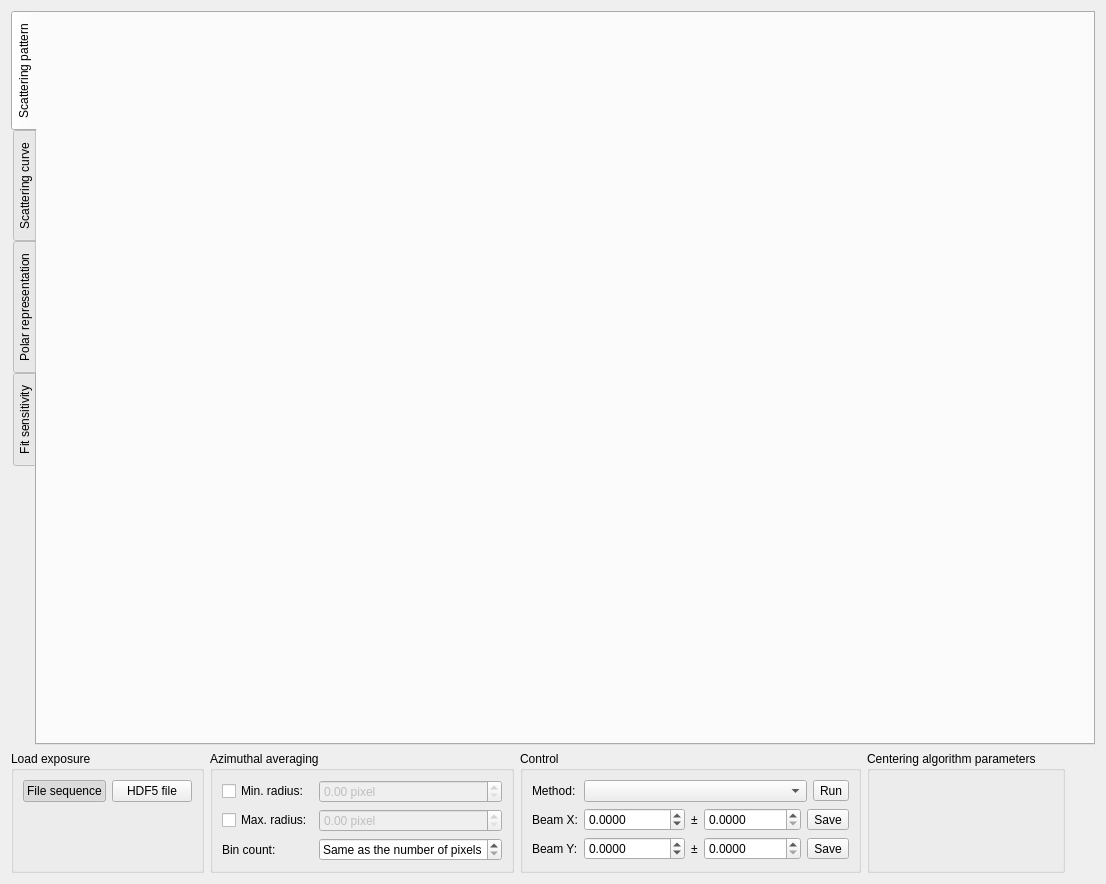
<?xml version="1.0" encoding="UTF-8"?>
<ui version="4.0">
 <class>Form</class>
 <widget class="QWidget" name="Form">
  <property name="geometry">
   <rect>
    <x>0</x>
    <y>0</y>
    <width>1106</width>
    <height>884</height>
   </rect>
  </property>
  <property name="windowTitle">
   <string>Beam Centering</string>
  </property>
  <property name="windowIcon">
   <iconset resource="../../../resource/icons/icons.qrc">
    <normaloff>:/icons/centering.svg</normaloff>:/icons/centering.svg</iconset>
  </property>
  <layout class="QVBoxLayout" name="verticalLayout">
   <item>
    <widget class="QTabWidget" name="tabWidget">
     <property name="sizePolicy">
      <sizepolicy hsizetype="Expanding" vsizetype="Expanding">
       <horstretch>1</horstretch>
       <verstretch>1</verstretch>
      </sizepolicy>
     </property>
     <property name="tabPosition">
      <enum>QTabWidget::West</enum>
     </property>
     <property name="currentIndex">
      <number>0</number>
     </property>
     <widget class="QWidget" name="patternTab">
      <attribute name="title">
       <string>Scattering pattern</string>
      </attribute>
     </widget>
     <widget class="QWidget" name="curveTab">
      <attribute name="title">
       <string>Scattering curve</string>
      </attribute>
     </widget>
     <widget class="QWidget" name="polarTab">
      <attribute name="title">
       <string>Polar representation</string>
      </attribute>
     </widget>
     <widget class="QWidget" name="fitsensitivityTab">
      <attribute name="title">
       <string>Fit sensitivity</string>
      </attribute>
      <layout class="QVBoxLayout" name="verticalLayout_3">
       <item>
        <layout class="QVBoxLayout" name="sensitivityFigureVerticalLayout"/>
       </item>
       <item>
        <layout class="QGridLayout" name="gridLayout_4">
         <item row="1" column="0">
          <widget class="QLabel" name="label_7">
           <property name="sizePolicy">
            <sizepolicy hsizetype="Preferred" vsizetype="Fixed">
             <horstretch>0</horstretch>
             <verstretch>0</verstretch>
            </sizepolicy>
           </property>
           <property name="text">
            <string>Beam Y interval half width:</string>
           </property>
          </widget>
         </item>
         <item row="0" column="1">
          <widget class="QDoubleSpinBox" name="sensitivityColumnHalfWidthDoubleSpinBox">
           <property name="minimum">
            <double>0.010000000000000</double>
           </property>
           <property name="value">
            <double>1.000000000000000</double>
           </property>
          </widget>
         </item>
         <item row="0" column="2">
          <widget class="QLabel" name="label_9">
           <property name="sizePolicy">
            <sizepolicy hsizetype="Preferred" vsizetype="Fixed">
             <horstretch>0</horstretch>
             <verstretch>0</verstretch>
            </sizepolicy>
           </property>
           <property name="text">
            <string>Beam X interval step count:</string>
           </property>
          </widget>
         </item>
         <item row="1" column="1">
          <widget class="QDoubleSpinBox" name="sensitivityRowHalfWidthDoubleSpinBox">
           <property name="minimum">
            <double>0.010000000000000</double>
           </property>
           <property name="value">
            <double>1.000000000000000</double>
           </property>
          </widget>
         </item>
         <item row="1" column="3">
          <widget class="QSpinBox" name="sensitivityRowCountSpinBox">
           <property name="minimum">
            <number>2</number>
           </property>
           <property name="maximum">
            <number>9999</number>
           </property>
           <property name="value">
            <number>10</number>
           </property>
          </widget>
         </item>
         <item row="1" column="2">
          <widget class="QLabel" name="label_10">
           <property name="sizePolicy">
            <sizepolicy hsizetype="Preferred" vsizetype="Fixed">
             <horstretch>0</horstretch>
             <verstretch>0</verstretch>
            </sizepolicy>
           </property>
           <property name="text">
            <string>Beam Y interval step count:</string>
           </property>
          </widget>
         </item>
         <item row="0" column="3">
          <widget class="QSpinBox" name="sensitivityColumnCountSpinBox">
           <property name="minimum">
            <number>2</number>
           </property>
           <property name="maximum">
            <number>9999</number>
           </property>
           <property name="value">
            <number>10</number>
           </property>
          </widget>
         </item>
         <item row="0" column="0">
          <widget class="QLabel" name="label_6">
           <property name="sizePolicy">
            <sizepolicy hsizetype="Preferred" vsizetype="Fixed">
             <horstretch>0</horstretch>
             <verstretch>0</verstretch>
            </sizepolicy>
           </property>
           <property name="text">
            <string>Beam X interval half width:</string>
           </property>
          </widget>
         </item>
         <item row="0" column="4" rowspan="2">
          <widget class="QPushButton" name="sensitivityRecalculatePushButton">
           <property name="sizePolicy">
            <sizepolicy hsizetype="Minimum" vsizetype="Preferred">
             <horstretch>0</horstretch>
             <verstretch>0</verstretch>
            </sizepolicy>
           </property>
           <property name="text">
            <string>Recalculate</string>
           </property>
          </widget>
         </item>
         <item row="0" column="5" rowspan="2">
          <widget class="QGroupBox" name="groupBox_5">
           <property name="title">
            <string>What to plot:</string>
           </property>
           <layout class="QVBoxLayout" name="verticalLayout_4">
            <property name="spacing">
             <number>0</number>
            </property>
            <property name="topMargin">
             <number>2</number>
            </property>
            <property name="bottomMargin">
             <number>2</number>
            </property>
            <item>
             <widget class="QRadioButton" name="sensitivityGoodnessScoreRadioButton">
              <property name="text">
               <string>Goodness score</string>
              </property>
              <property name="checked">
               <bool>true</bool>
              </property>
             </widget>
            </item>
            <item>
             <widget class="QRadioButton" name="sensitivity1stDerivativeRadioButton">
              <property name="text">
               <string>1st derivative</string>
              </property>
             </widget>
            </item>
            <item>
             <widget class="QRadioButton" name="sensitivity2ndDerivativeRadioButton">
              <property name="text">
               <string>2nd derivative</string>
              </property>
             </widget>
            </item>
           </layout>
          </widget>
         </item>
        </layout>
       </item>
      </layout>
     </widget>
    </widget>
   </item>
   <item>
    <layout class="QHBoxLayout" name="horizontalLayout">
     <item>
      <widget class="QGroupBox" name="groupBox">
       <property name="sizePolicy">
        <sizepolicy hsizetype="Preferred" vsizetype="Preferred">
         <horstretch>0</horstretch>
         <verstretch>0</verstretch>
        </sizepolicy>
       </property>
       <property name="title">
        <string>Load exposure</string>
       </property>
       <layout class="QGridLayout" name="gridLayout_3">
        <item row="1" column="0" colspan="2">
         <widget class="QStackedWidget" name="fileSelectorStackedWidget">
          <property name="sizePolicy">
           <sizepolicy hsizetype="MinimumExpanding" vsizetype="MinimumExpanding">
            <horstretch>0</horstretch>
            <verstretch>0</verstretch>
           </sizepolicy>
          </property>
          <property name="currentIndex">
           <number>0</number>
          </property>
          <widget class="QWidget" name="fsnSelectorPage"/>
          <widget class="QWidget" name="hdf5SelectorPage"/>
         </widget>
        </item>
        <item row="0" column="1">
         <widget class="QPushButton" name="hdf5PagePushButton">
          <property name="sizePolicy">
           <sizepolicy hsizetype="Minimum" vsizetype="Maximum">
            <horstretch>0</horstretch>
            <verstretch>0</verstretch>
           </sizepolicy>
          </property>
          <property name="text">
           <string>HDF5 file</string>
          </property>
          <property name="checkable">
           <bool>true</bool>
          </property>
          <property name="autoExclusive">
           <bool>true</bool>
          </property>
         </widget>
        </item>
        <item row="0" column="0">
         <widget class="QPushButton" name="fileSequencePagePushButton">
          <property name="sizePolicy">
           <sizepolicy hsizetype="Minimum" vsizetype="Maximum">
            <horstretch>0</horstretch>
            <verstretch>0</verstretch>
           </sizepolicy>
          </property>
          <property name="text">
           <string>File sequence</string>
          </property>
          <property name="checkable">
           <bool>true</bool>
          </property>
          <property name="checked">
           <bool>true</bool>
          </property>
          <property name="autoExclusive">
           <bool>true</bool>
          </property>
         </widget>
        </item>
       </layout>
      </widget>
     </item>
     <item>
      <widget class="QGroupBox" name="groupBox_4">
       <property name="title">
        <string>Azimuthal averaging</string>
       </property>
       <layout class="QGridLayout" name="gridLayout_2">
        <item row="0" column="2">
         <widget class="QDoubleSpinBox" name="radavgMinRadiusDoubleSpinBox">
          <property name="enabled">
           <bool>false</bool>
          </property>
          <property name="keyboardTracking">
           <bool>false</bool>
          </property>
          <property name="suffix">
           <string> pixel</string>
          </property>
          <property name="maximum">
           <double>99999999.000000000000000</double>
          </property>
         </widget>
        </item>
        <item row="2" column="2">
         <widget class="QSpinBox" name="radavgBinCountSpinBox">
          <property name="specialValueText">
           <string>Same as the number of pixels</string>
          </property>
          <property name="maximum">
           <number>999999999</number>
          </property>
         </widget>
        </item>
        <item row="1" column="1">
         <widget class="QCheckBox" name="radavgMaxRadiusCheckBox">
          <property name="text">
           <string>Max. radius:</string>
          </property>
         </widget>
        </item>
        <item row="2" column="1">
         <widget class="QLabel" name="label_8">
          <property name="text">
           <string>Bin count:</string>
          </property>
         </widget>
        </item>
        <item row="1" column="2">
         <widget class="QDoubleSpinBox" name="radavgMaxRadiusDoubleSpinBox">
          <property name="enabled">
           <bool>false</bool>
          </property>
          <property name="keyboardTracking">
           <bool>false</bool>
          </property>
          <property name="suffix">
           <string> pixel</string>
          </property>
          <property name="maximum">
           <double>99999999.000000000000000</double>
          </property>
         </widget>
        </item>
        <item row="0" column="1">
         <widget class="QCheckBox" name="radavgMinRadiusCheckBox">
          <property name="text">
           <string>Min. radius:</string>
          </property>
         </widget>
        </item>
       </layout>
      </widget>
     </item>
     <item>
      <widget class="QGroupBox" name="groupBox_3">
       <property name="title">
        <string>Control</string>
       </property>
       <layout class="QGridLayout" name="gridLayout">
        <item row="1" column="1">
         <widget class="QLabel" name="label_2">
          <property name="text">
           <string>Beam X:</string>
          </property>
         </widget>
        </item>
        <item row="0" column="1">
         <widget class="QLabel" name="label">
          <property name="text">
           <string>Method:</string>
          </property>
         </widget>
        </item>
        <item row="2" column="2">
         <layout class="QHBoxLayout" name="horizontalLayout_4">
          <item>
           <widget class="QDoubleSpinBox" name="beamRowValueDoubleSpinBox">
            <property name="keyboardTracking">
             <bool>false</bool>
            </property>
            <property name="decimals">
             <number>4</number>
            </property>
            <property name="minimum">
             <double>-9999999999.000000000000000</double>
            </property>
            <property name="maximum">
             <double>9999999999.000000000000000</double>
            </property>
            <property name="singleStep">
             <double>0.100000000000000</double>
            </property>
           </widget>
          </item>
          <item>
           <widget class="QLabel" name="label_4">
            <property name="text">
             <string>±</string>
            </property>
           </widget>
          </item>
          <item>
           <widget class="QDoubleSpinBox" name="beamRowUncertaintyDoubleSpinBox">
            <property name="keyboardTracking">
             <bool>false</bool>
            </property>
            <property name="decimals">
             <number>4</number>
            </property>
            <property name="minimum">
             <double>0.000000000000000</double>
            </property>
            <property name="maximum">
             <double>9999999999.000000000000000</double>
            </property>
            <property name="singleStep">
             <double>0.100000000000000</double>
            </property>
           </widget>
          </item>
          <item>
           <widget class="QToolButton" name="beamRowSaveToolButton">
            <property name="text">
             <string>Save</string>
            </property>
            <property name="icon">
             <iconset theme="document-save">
              <normaloff>.</normaloff>.</iconset>
            </property>
           </widget>
          </item>
         </layout>
        </item>
        <item row="1" column="2">
         <layout class="QHBoxLayout" name="horizontalLayout_3">
          <item>
           <widget class="QDoubleSpinBox" name="beamColumnValueDoubleSpinBox">
            <property name="keyboardTracking">
             <bool>false</bool>
            </property>
            <property name="decimals">
             <number>4</number>
            </property>
            <property name="minimum">
             <double>-9999999999.000000000000000</double>
            </property>
            <property name="maximum">
             <double>9999999999.000000000000000</double>
            </property>
            <property name="singleStep">
             <double>0.100000000000000</double>
            </property>
           </widget>
          </item>
          <item>
           <widget class="QLabel" name="label_5">
            <property name="text">
             <string>±</string>
            </property>
           </widget>
          </item>
          <item>
           <widget class="QDoubleSpinBox" name="beamColumnUncertaintyDoubleSpinBox">
            <property name="keyboardTracking">
             <bool>false</bool>
            </property>
            <property name="decimals">
             <number>4</number>
            </property>
            <property name="minimum">
             <double>0.000000000000000</double>
            </property>
            <property name="maximum">
             <double>9999999999.000000000000000</double>
            </property>
            <property name="singleStep">
             <double>0.100000000000000</double>
            </property>
           </widget>
          </item>
          <item>
           <widget class="QToolButton" name="beamColumnSaveToolButton">
            <property name="text">
             <string>Save</string>
            </property>
            <property name="icon">
             <iconset theme="document-save">
              <normaloff>.</normaloff>.</iconset>
            </property>
           </widget>
          </item>
         </layout>
        </item>
        <item row="2" column="1">
         <widget class="QLabel" name="label_3">
          <property name="text">
           <string>Beam Y:</string>
          </property>
         </widget>
        </item>
        <item row="0" column="2">
         <layout class="QHBoxLayout" name="horizontalLayout_5">
          <item>
           <widget class="QComboBox" name="methodSelectorComboBox"/>
          </item>
          <item>
           <widget class="QToolButton" name="runToolButton">
            <property name="text">
             <string>Run</string>
            </property>
           </widget>
          </item>
         </layout>
        </item>
       </layout>
      </widget>
     </item>
     <item>
      <widget class="QGroupBox" name="groupBox_2">
       <property name="title">
        <string>Centering algorithm parameters</string>
       </property>
       <layout class="QVBoxLayout" name="verticalLayout_2">
        <property name="spacing">
         <number>0</number>
        </property>
        <property name="leftMargin">
         <number>0</number>
        </property>
        <property name="topMargin">
         <number>0</number>
        </property>
        <property name="rightMargin">
         <number>0</number>
        </property>
        <property name="bottomMargin">
         <number>0</number>
        </property>
        <item>
         <widget class="QStackedWidget" name="parametersStackedWidget"/>
        </item>
       </layout>
      </widget>
     </item>
     <item>
      <spacer name="horizontalSpacer_2">
       <property name="orientation">
        <enum>Qt::Horizontal</enum>
       </property>
       <property name="sizeHint" stdset="0">
        <size>
         <width>0</width>
         <height>0</height>
        </size>
       </property>
      </spacer>
     </item>
    </layout>
   </item>
  </layout>
 </widget>
 <tabstops>
  <tabstop>tabWidget</tabstop>
  <tabstop>sensitivityColumnHalfWidthDoubleSpinBox</tabstop>
  <tabstop>sensitivityRowHalfWidthDoubleSpinBox</tabstop>
  <tabstop>sensitivityColumnCountSpinBox</tabstop>
  <tabstop>sensitivityRowCountSpinBox</tabstop>
  <tabstop>sensitivityRecalculatePushButton</tabstop>
  <tabstop>sensitivityGoodnessScoreRadioButton</tabstop>
  <tabstop>sensitivity1stDerivativeRadioButton</tabstop>
  <tabstop>sensitivity2ndDerivativeRadioButton</tabstop>
  <tabstop>fileSequencePagePushButton</tabstop>
  <tabstop>hdf5PagePushButton</tabstop>
  <tabstop>radavgMinRadiusCheckBox</tabstop>
  <tabstop>radavgMinRadiusDoubleSpinBox</tabstop>
  <tabstop>radavgMaxRadiusCheckBox</tabstop>
  <tabstop>radavgMaxRadiusDoubleSpinBox</tabstop>
  <tabstop>radavgBinCountSpinBox</tabstop>
  <tabstop>methodSelectorComboBox</tabstop>
  <tabstop>beamColumnValueDoubleSpinBox</tabstop>
  <tabstop>beamColumnUncertaintyDoubleSpinBox</tabstop>
  <tabstop>beamColumnSaveToolButton</tabstop>
  <tabstop>beamRowValueDoubleSpinBox</tabstop>
  <tabstop>beamRowUncertaintyDoubleSpinBox</tabstop>
  <tabstop>beamRowSaveToolButton</tabstop>
  <tabstop>runToolButton</tabstop>
 </tabstops>
 <resources>
  <include location="../../../resource/icons/icons.qrc"/>
 </resources>
 <connections>
  <connection>
   <sender>radavgMinRadiusCheckBox</sender>
   <signal>toggled(bool)</signal>
   <receiver>radavgMinRadiusDoubleSpinBox</receiver>
   <slot>setEnabled(bool)</slot>
   <hints>
    <hint type="sourcelabel">
     <x>63</x>
     <y>801</y>
    </hint>
    <hint type="destinationlabel">
     <x>226</x>
     <y>803</y>
    </hint>
   </hints>
  </connection>
  <connection>
   <sender>radavgMaxRadiusCheckBox</sender>
   <signal>toggled(bool)</signal>
   <receiver>radavgMaxRadiusDoubleSpinBox</receiver>
   <slot>setEnabled(bool)</slot>
   <hints>
    <hint type="sourcelabel">
     <x>89</x>
     <y>833</y>
    </hint>
    <hint type="destinationlabel">
     <x>251</x>
     <y>835</y>
    </hint>
   </hints>
  </connection>
  <connection>
   <sender>methodSelectorComboBox</sender>
   <signal>currentIndexChanged(int)</signal>
   <receiver>parametersStackedWidget</receiver>
   <slot>setCurrentIndex(int)</slot>
   <hints>
    <hint type="sourcelabel">
     <x>526</x>
     <y>788</y>
    </hint>
    <hint type="destinationlabel">
     <x>759</x>
     <y>785</y>
    </hint>
   </hints>
  </connection>
 </connections>
</ui>
